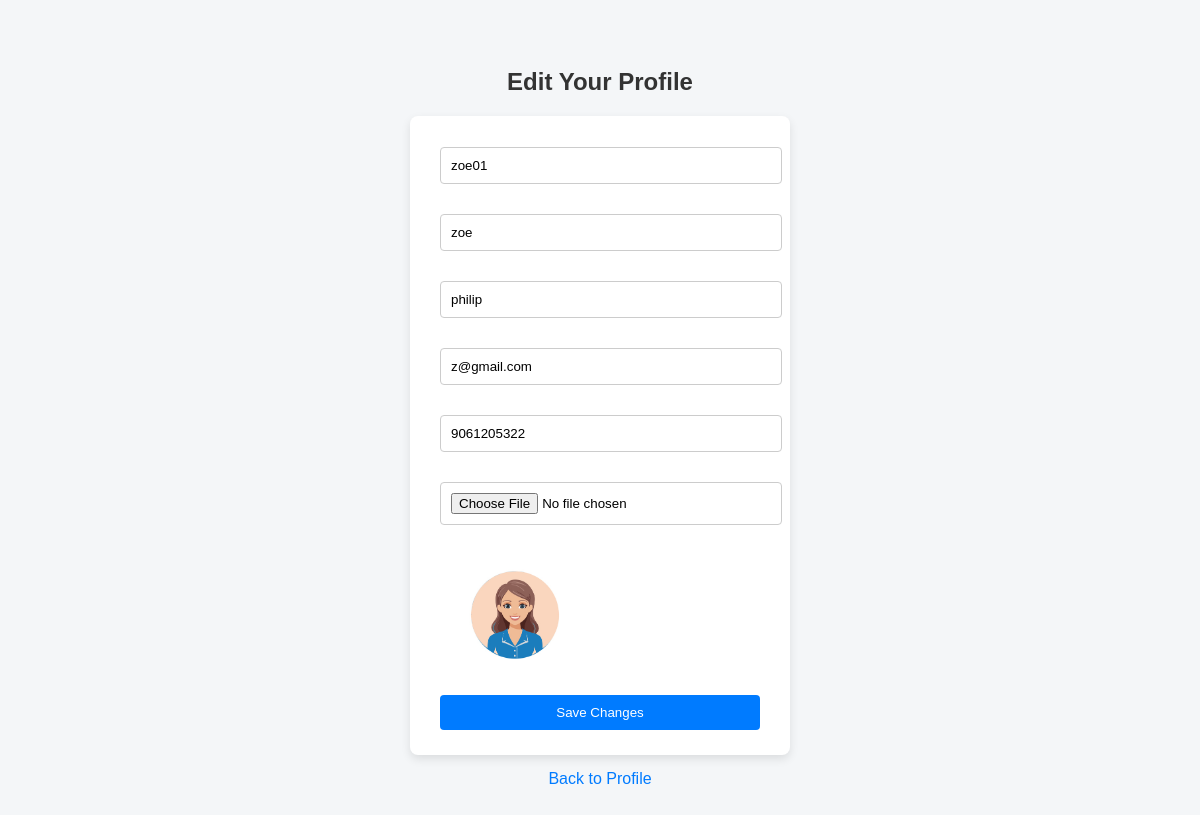
Screenshot of /user_edit/ (signed in) with the database file from the repository.
### user_authentication/models.py (models this page shows, shortened)
class CustomUser(AbstractUser):
    phone_number = models.CharField(max_length=15, blank=True)
    profile_picture = models.ImageField(upload_to='profiles/', blank=True, null=True)

### user_authentication/views.py (the view, shortened to what this page needs)
# urls.py: path('user_edit/', user_profile_edit, name="user_edit"),
@login_required(login_url='login')
def user_profile_edit(request):
    user = request.user
    return render(request, "user_edit_profile.html", {"user_edit": user})

### user_authentication/templates/user_edit_profile.html (shortened to what this page needs)
<!DOCTYPE html>
{% load static %}
<html>
<head>
</head>
<body>
    <h2>Edit Your Profile</h2>
    <form method="POST" enctype="multipart/form-data">
        <input type="text" name="username" value="{{ user_edit.username }}" required><br><br>
        <input type="text" name="first_name" value="{{ user_edit.first_name }}" required><br><br>
        <input type="text" name="last_name" value="{{ user_edit.last_name }}" required><br><br>
        <input type="email" name="email" value="{{ user_edit.email }}" required><br><br>
        <input type="text" name="phone_number" value="{{ user_edit.phone_number }}" required><br><br>
        <input type="file" name="profile_picture"><br><br>
        {% if user_edit.profile_picture %}
            <img src="{{ user_edit.profile_picture.url }}" alt="Profile Picture" width="150"><br>
        {% endif %}
        <button type="submit">Save Changes</button>
    </form>
    <a href="{% url 'user_view' %}">Back to Profile</a>
</body>
</html>

### user_authentication/templates/user_edit_profile.html (style rules this page uses)
body { font-family: Arial, sans-serif; background-color: #f4f6f8; display: flex; flex-direction: column; align-items: center; padding: 40px; }
h2 { color: #333; margin-bottom: 20px; }
form { background-color: #fff; padding: 25px 30px; border-radius: 8px; box-shadow: 0 4px 10px rgba(0,0,0,0.1); width: 320px; }
input[type="text"], input[type="email"], input[type="file"] { width: 100%; padding: 10px; margin: 6px 0; border: 1px solid #ccc; border-radius: 4px; }
img { margin: 10px 0; border-radius: 6px; max-width: 100%; height: auto; }
button { width: 100%; padding: 10px; background-color: #007BFF; color: white; border: none; border-radius: 4px; margin-top: 10px; cursor: pointer; }
a { margin-top: 15px; display: inline-block; color: #007BFF; text-decoration: none; }

### rows the page displays
CustomUser: username "zoe01", first_name "zoe", last_name "philip", email "z@gmail.com", phone_number "9061205322", profile_picture (picture)
